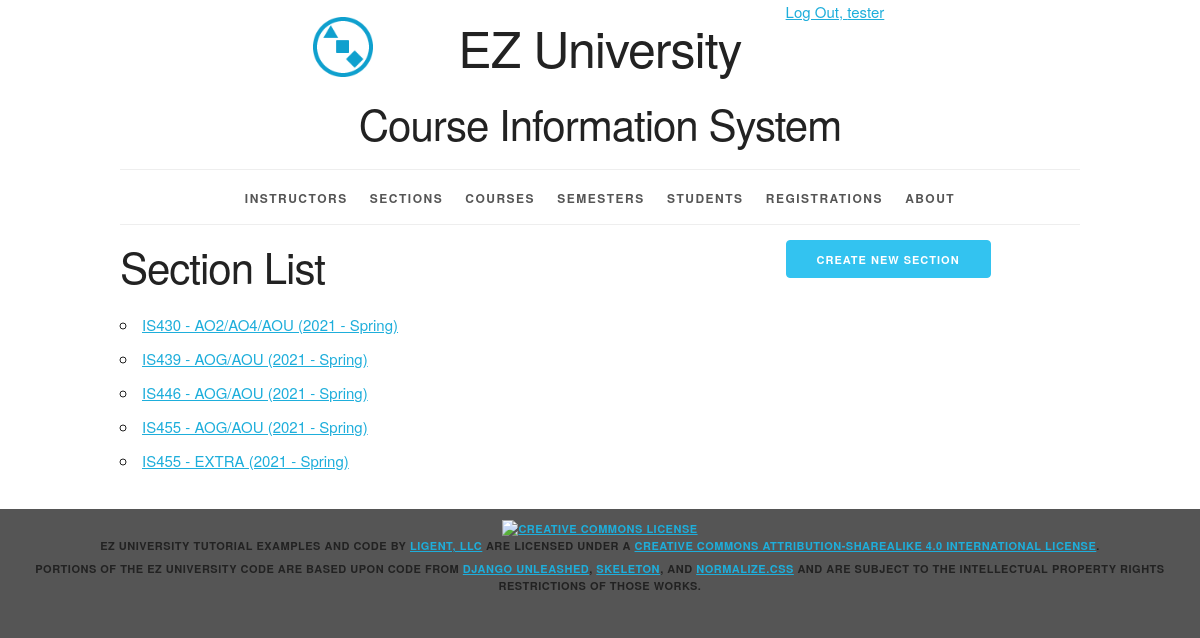
The app's page /section/ (signed in) with its own data.
### courseinfo/models.py (models this page shows, shortened)
class Section(models.Model):
    section_id = models.AutoField(primary_key=True)
    section_name = models.CharField(max_length=20)
    semester = models.ForeignKey(Semester, related_name='sections', on_delete=models.PROTECT)
    course = models.ForeignKey(Course, related_name='sections', on_delete=models.PROTECT)
    instructor = models.ForeignKey(Instructor, related_name='sections', on_delete=models.PROTECT)
    def __str__(self):
        return f'{self.course.course_number} - {self.section_name} ({self.semester.__str__()})'
    def get_absolute_url(self):
        return reverse('courseinfo_section_detail_urlpattern', kwargs={'pk': self.pk})
    class Meta:
        ordering = ['course', 'section_name', 'semester']
        constraints = [UniqueConstraint(fields=['course', 'section_name', 'semester'], name='unique_section')]

class Course(models.Model):
    course_id = models.AutoField(primary_key=True)
    course_number = models.CharField(max_length=20)
    course_name = models.CharField(max_length=255)
    class Meta:
        ordering = ['course_number', 'course_name']
        constraints = [UniqueConstraint(fields=['course_number', 'course_name'], name='unique_course')]

class Semester(models.Model):
    semester_id = models.AutoField(primary_key=True)
    year = models.ForeignKey(Year, related_name='semesters', on_delete=models.PROTECT)
    period = models.ForeignKey(Period, related_name='semesters', on_delete=models.PROTECT)
    def __str__(self):
        return f'{self.year.year} - {self.period.period_name}'
    class Meta:
        ordering = ['year__year', 'period__period_sequence']
        constraints = [UniqueConstraint(fields=['year', 'period'], name='unique semester')]

class Year(models.Model):
    year_id = models.AutoField(primary_key=True)
    year = models.IntegerField(unique=True)
    class Meta:
        ordering = ['year']

class Period(models.Model):
    period_id = models.AutoField(primary_key=True)
    period_sequence = models.IntegerField(unique=True)
    period_name = models.CharField(max_length=45, unique=True)
    class Meta:
        ordering = ['period_sequence']

### courseinfo/views.py (the view)
# urls.py: path('section/', SectionList.as_view(), name='courseinfo_section_list_urlpattern'),
class SectionList(LoginRequiredMixin, PermissionRequiredMixin, ListView):
    model = Section
    permission_required = 'courseinfo.view_section'

### courseinfo/templates/courseinfo/section_list.html (shortened to what this page needs)
{% extends 'courseinfo/base.html' %}
{% block create_button %}
    {% if perms.courseinfo.add_section %}
        <a
                href="{% url 'courseinfo_section_create_urlpattern' %}"
                class="button button-primary">
            Create New Section</a>
    {% endif %}
{% endblock %}
{% block org_content %}
    <h2>Section List</h2>
    <ul>
        {% for section in section_list %}
            <li>
                <a href="{{ section.get_absolute_url }}">
                    {{ section }}</a>
            </li>
        {% empty %}
            <li><em>There are currently no sections available.</em></li>
        {% endfor %}
    </ul>
{% endblock %}

### courseinfo/templates/courseinfo/base.html (shortened to what this page needs)
{% load static %}
<!DOCTYPE html>
<html lang="en">
<head>
    <link rel="stylesheet" type="text/css"
          href="{% static 'coursinfo/normalize.css' %}">
    <link rel="stylesheet" type="text/css"
          href="{% static 'courseinfo/skeleton.css' %}">
    <link rel="stylesheet" type="text/css"
          href="{% static 'courseinfo/style.css' %}">
</head>
<body>
<div class="container">
    <div class="status row">
        <div class="offset-by-eight four columns">
            <ul class="inline">
                {% if user.is_authenticated %}
                    <li><a href="{% url 'logout_urlpattern' %}">
                        Log Out, {{ user.get_username }}</a></li>
                {% else %}
                    <li><a href="{% url 'login_urlpattern' %}">
                        Log In</a></li>
                {% endif %}
            </ul>
        </div>
    </div>
    <header class="row">
        <div class="offset-by-one ten columns">
            <h1 class="logo">EZ University</h1>
            <h2>Course Information System</h2>
        </div>
    </header>
    <nav>
        <ul>
            {% if perms.courseinfo.view_instructor %}
                <li>
                    <a href="{% url 'courseinfo_instructor_list_urlpattern' %}">
                        Instructors</a></li>
            {% endif %}
            {% if perms.courseinfo.view_section %}
                <li>
                    <a href="{% url 'courseinfo_section_list_urlpattern' %}">
                        Sections</a></li>
            {% endif %}
            {% if perms.courseinfo.view_course %}
                <li>
                    <a href="{% url 'courseinfo_course_list_urlpattern' %}">
                        Courses</a></li>
            {% endif %}
            {% if perms.courseinfo.view_semester %}
                <li>
                    <a href="{% url 'courseinfo_semester_list_urlpattern' %}">
                        Semesters</a></li>
            {% endif %}
            {% if perms.courseinfo.view_student %}
                <li>
                    <a href="{% url 'courseinfo_student_list_urlpattern' %}">
                        Students</a></li>
            {% endif %}
            {% if perms.courseinfo.view_registration %}
                <li>
                    <a href="{% url 'courseinfo_registration_list_urlpattern' %}">
                        Registrations</a></li>
            {% endif %}
            <li>
                <a href="{% url 'about_urlpattern' %}">
                    About</a></li>
        </ul>
    </nav>
    <main>
        {% block content %}
            <div class="row">
                <section class="eight columns">
                    {% block org_content %}{% endblock %}
                </section>
                <section class="desktop four columns">
                    {% block create_button %}{% endblock %}
                </section>
            </div>
        {% endblock %}
    </main>
</div>
<footer>
    <p>
        <a rel="license" href="http://creativecommons.org/licenses/by-sa/4.0/">
            <img alt="Creative Commons License" style="border-width:0"
                 src="https://i.creativecommons.org/l/by-sa/4.0/88x31.png"/>
        </a><br/><span property="dct:title">EZ University Tutorial Examples and Code</span>
        by
        <a href="https://www.ligent.net" property="cc:attributionName"
           rel="cc:attributionURL">Ligent, LLC</a> are licensed under a
        <a rel="license" href="http://creativecommons.org/licenses/by-sa/4.0/">Creative Commons Attribution-ShareAlike
            4.0 International License</a>.
    </p>
    <p>Portions of the EZ University code are based upon code from
        <a href="https://django-unleashed.com">Django Unleashed</a>,
        <a href="http://getskeleton.com/">Skeleton</a>, and
        <a href="https://necolas.github.io/normalize.css/">Normalize.css</a> and
        are subject to the intellectual property rights restrictions of those works.
    </p>
</footer>
</body>
</html>

### courseinfo/static/courseinfo/skeleton.css (style rules this page uses)
.container { position: relative; width: 100%; max-width: 960px; margin: 0 auto; padding: 0 20px; box-sizing: border-box; }
.column, .columns { width: 100%; float: left; box-sizing: border-box; }
@media (min-width: 400px) { .container { width: 85%; padding: 0; } }
@media (min-width: 550px) { .container { width: 80%; } }
@media (min-width: 550px) { .column, .columns { margin-left: 4%; } }
@media (min-width: 550px) { .column:first-child, .columns:first-child { margin-left: 0; } }
@media (min-width: 550px) { .four.columns { width: 30.6666666667%; } }
@media (min-width: 550px) { .eight.columns { width: 65.3333333333%; } }
@media (min-width: 550px) { .ten.columns { width: 82.6666666667%; } }
@media (min-width: 550px) { .offset-by-one.column, .offset-by-one.columns { margin-left: 8.66666666667%; } }
@media (min-width: 550px) { .offset-by-eight.column, .offset-by-eight.columns { margin-left: 69.3333333333%; } }
html { font-size: 62.5%; }
body { font-size: 1.5em; line-height: 1.6; font-weight: 400; font-family: "Raleway", "HelveticaNeue", "Helvetica Neue", Helvetica, Arial, sans-serif; color: #222; }
h1, h2, h3, h4, h5, h6 { margin-top: 0; margin-bottom: 2rem; font-weight: 300; }
h1 { font-size: 4.0rem; line-height: 1.2; letter-spacing: -.1rem; }
h2 { font-size: 3.6rem; line-height: 1.25; letter-spacing: -.1rem; }
@media (min-width: 550px) { h1 { font-size: 5.0rem; } }
@media (min-width: 550px) { h2 { font-size: 4.2rem; } }
p { margin-top: 0; }
a { color: #1EAEDB; }
.button, button, input[type="submit"], input[type="reset"], input[type="button"] { display: inline-block; height: 38px; padding: 0 30px; color: #555; text-align: center; font-size: 11px; font-weight: 600; line-height: 38px; letter-spacing: .1rem; text-transform: uppercase; text-decoration: none; white-space: nowrap; background-color: transparent; border-radius: 4px; border: 1px solid #bbb; cursor: pointer; box-sizing: border-box; }
.button.button-primary, button.button-primary, input[type="submit"].button-primary, input[type="reset"].button-primary, input[type="button"].button-primary { color: #FFF; background-color: #33C3F0; border-color: #33C3F0; }
ul { list-style: circle inside; }
ol, ul { padding-left: 0; margin-top: 0; }
li { margin-bottom: 1rem; }
button, .button { margin-bottom: 1rem; }
pre, blockquote, dl, figure, table, p, ul, ol, form { margin-bottom: 2.5rem; }
.container:after, .row:after, .u-cf { content: ""; display: table; clear: both; }

### courseinfo/static/courseinfo/style.css (style rules this page uses)
.desktop { display: none; }
@media (min-width: 550px) { .desktop { display: block; } }
html { height: 100%; background-color: #555; }
body { background-color: white; }
body>div>header { text-align: center;; }
header h1 { display: inline-block; font-weight: normal; font-style: normal; width: 100%; margin-top: 0; padding-top: 0; }
.logo { padding-top: 50px; background-image: url("/static/courseinfo/logo.png"); background-size: 50px; background-repeat: no-repeat; background-position: top; }
@media (min-width: 750px) { .logo { padding-top: 0; background-size: contain; background-position: 0% 0%; } }
@media (min-width: 1000px) { .logo { background-position: 10% 0%; } }
@media (min-width: 1200px) { .logo { background-position: 15% 0%; } }
nav { border-top: 1px solid #eee; width: 100%; border-bottom: 1px solid #eee; margin: 0 0 1em; padding: 0; }
nav ul { margin: 0; padding: 1em 0; list-style-type: none; text-align: center; }
nav ul li { display: inline; padding: 0; margin: 0 0.25em; font-weight: 600; text-transform: uppercase; text-align: center; font-size: 1rem; letter-spacing: .10rem; }
@media (min-width: 400px) { nav ul li { letter-spacing: .15rem; font-size: 1.2rem; margin: 0 0.5em; } }
@media (min-width: 550px) { nav ul li { margin: 0 0.75em; } }
nav ul li a { color: #555; text-decoration: none; background-color: transparent; cursor: pointer; }
.inline { list-style-type: none; padding: 0; margin: 0 0 -0.5em; }
.inline li { display: inline; }
body>footer { width: 100%; background-color: #555; font-size: 1.1rem; letter-spacing: .05rem; font-weight: 600; text-transform: uppercase; text-align: center; padding: 1em 0; margin: 1em 0; }
body>footer p { margin-bottom: 0.5rem; }

### records on screen
Section: course+section_name+semester "IS430 - AO2/AO4/AOU (2021 - Spring)"
Section: course+section_name+semester "IS439 - AOG/AOU (2021 - Spring)"
Section: course+section_name+semester "IS446 - AOG/AOU (2021 - Spring)"
Section: course+section_name+semester "IS455 - AOG/AOU (2021 - Spring)"
Section: course+section_name+semester "IS455 - EXTRA (2021 - Spring)"

### other values on screen
{{ user.get_username }} "tester"
